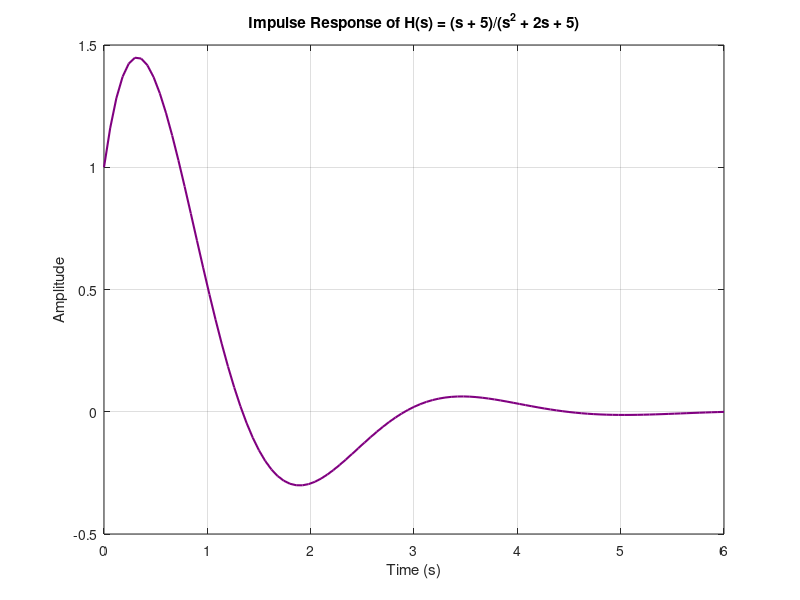
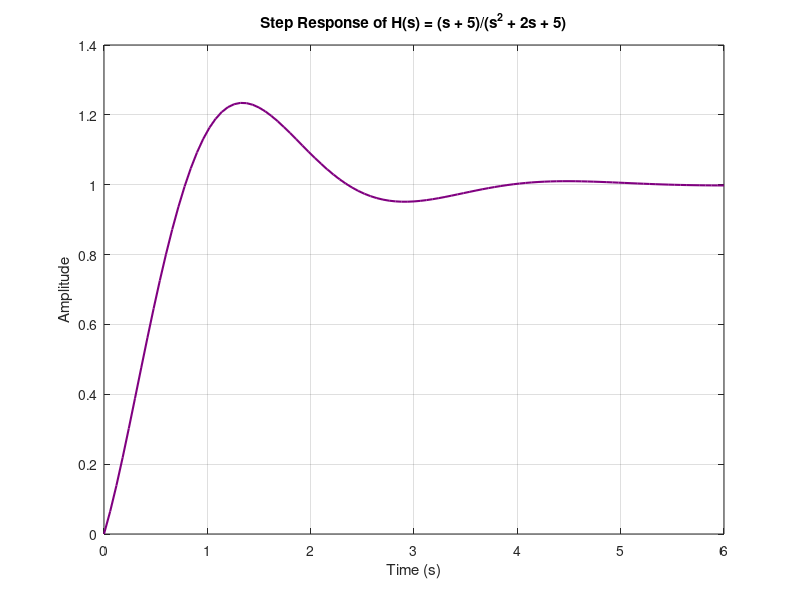
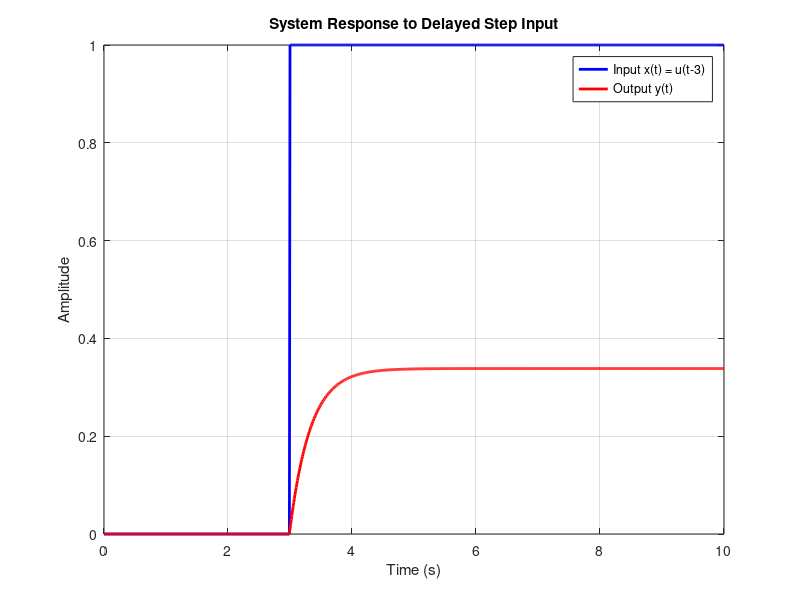
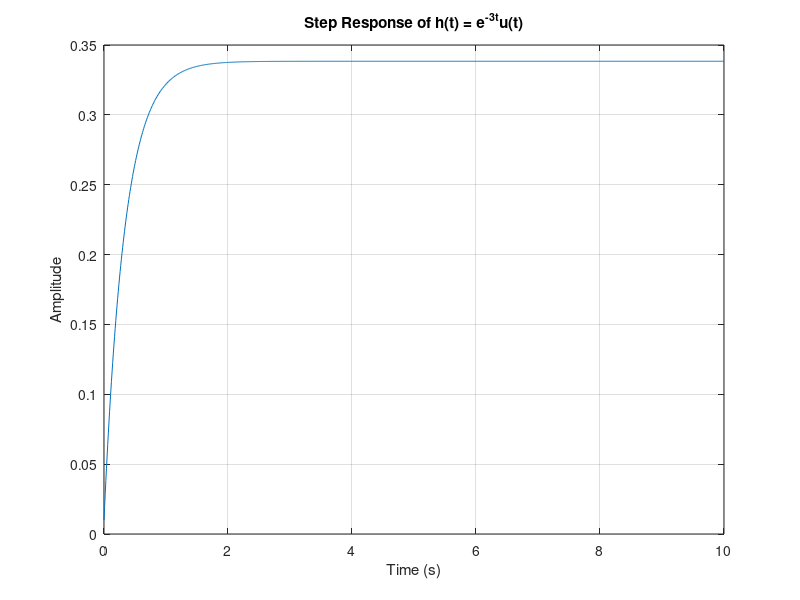

Here is the MATLAB script that generated these plots, in order:
% LAB 5: Step and Impulse Response of LTI System using Matlab (ELYM 316 2025)
% Analyzes LTI system responses for two tasks.

%% Task 1: Impulse and Step Response of H(s) = (s + 5)/(s^2 + 2s + 5)
% Define transfer function
num1 = [1, 5];      % Numerator: s + 5
den1 = [1, 2, 5];   % Denominator: s^2 + 2s + 5
sys1 = tf(num1, den1);

% Impulse Response
[y_imp1, t_imp1] = impulse(sys1);
figure('Name', 'Task 1: Impulse Response', 'NumberTitle', 'off');
plot(t_imp1, y_imp1, 'Color', [0.5, 0, 0.5], 'LineWidth', 1.5); % Purple color
title('Impulse Response of H(s) = (s + 5)/(s^2 + 2s + 5)');
xlabel('Time (s)');
ylabel('Amplitude');
grid on;
saveas(gcf, 'impulse_response_task1.png');

% Step Response
[y_step1, t_step1] = step(sys1);
figure('Name', 'Task 1: Step Response', 'NumberTitle', 'off');
plot(t_step1, y_step1, 'Color', [0.5, 0, 0.5], 'LineWidth', 1.5); % Purple color
title('Step Response of H(s) = (s + 5)/(s^2 + 2s + 5)');
xlabel('Time (s)');
ylabel('Amplitude');
grid on;
saveas(gcf, 'step_response_task1.png');

%% Task 2: Output for x(t) = u(t - 3) with h(t) = e^(-3t)u(t)
% Time vector
t = 0:0.01:10;  % Time from 0 to 10 seconds

% Define impulse response
h = @(t) exp(-3*t).*(t >= 0);

% Input signal (delayed unit step)
u = @(t) 1.0*(t >= 0);
x = u(t - 3);

% Compute output via convolution
y = conv(x, h(t))*0.01; % Numerical convolution
y = y(1:length(t));     % Truncate to original length

% Plot input and output
figure('Name', 'Task 2: Input and Output', 'NumberTitle', 'off');
plot(t, x, 'b-', 'LineWidth', 2, 'DisplayName', 'Input x(t) = u(t-3)');
hold on;
plot(t, y, 'r-', 'LineWidth', 2, 'DisplayName', 'Output y(t)');
title('System Response to Delayed Step Input');
xlabel('Time (s)');
ylabel('Amplitude');
legend('Location', 'best');
grid on;
hold off;
saveas(gcf, 'input_output_task2.png');

% Plot Step Response
figure('Name', 'Task 2: Step Response', 'NumberTitle', 'off');
step_resp = cumsum(h(t))*0.01; % Integral of impulse response
plot(t, step_resp);
title('Step Response of h(t) = e^{-3t}u(t)');
xlabel('Time (s)');
ylabel('Amplitude');
grid on;
saveas(gcf, 'step_response_task2.png');

% Plot Impulse Response
figure('Name', 'Task 2: Impulse Response', 'NumberTitle', 'off');
plot(t, h(t));
title('Impulse Response of h(t) = e^{-3t}u(t)');
xlabel('Time (s)');
ylabel('Amplitude');
grid on;
saveas(gcf, 'impulse_response_task2.png');